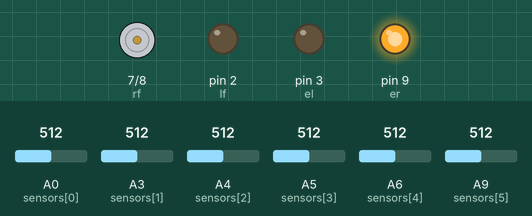
A sketch run on a simulated Arduino Mega 2560, built with avr-gcc and run on an emulated ATmega2560. Parts: motor-driver pin pairs drawn as motors (green arrow = first pin HIGH = forward, orange = second pin HIGH = backward, longer = more drive), output pins drawn as LEDs (lit = HIGH). Inputs (shaded band) come from the test bench; at power-on: A0 (sensors[0]) = 512, A4 (sensors[2]) = 512, A3 (sensors[1]) = 512, A5 (sensors[3]) = 512, A6 (sensors[4]) = 512, A9 (sensors[5]) = 512. What the sketch prints to the serial monitor is not drawn.

Above: at 1.2 s.
1.3 s: A0 (sensors[0]) set to 418
4.3 s: A0 (sensors[0]) set to 394
At 4.8 s:
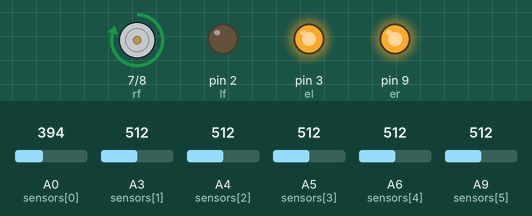
5.8 s: A4 (sensors[2]) set to 306
8.8 s: A0 (sensors[0]) set to 716
At 9.4 s:
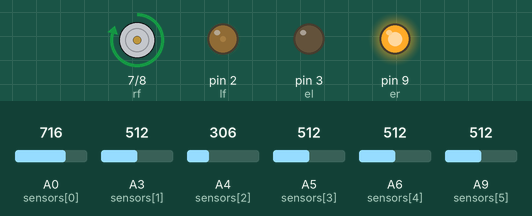
10.3 s: A3 (sensors[1]) set to 418
11.8 s: A3 (sensors[1]) set to 393
At 12.8 s:
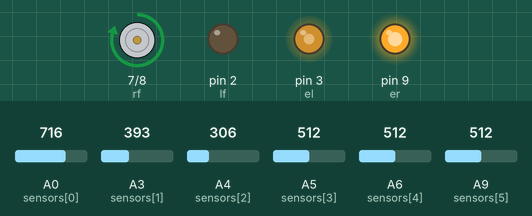
Timing chart, 0 to 14.3 s (numbered marks = the images above; inputs shaded):
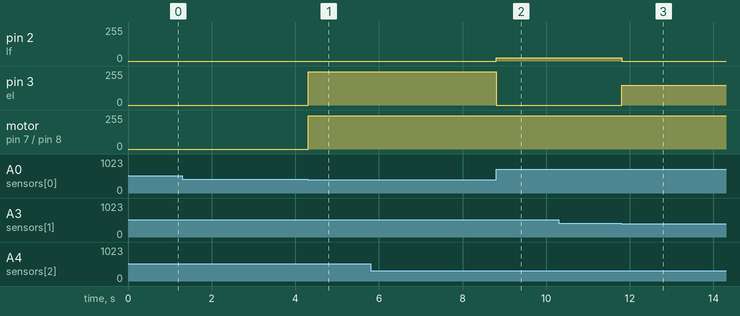

The sketch:

e_pid_line3.ino
```cpp
#define Kp .35 // experiment to determine this, start by something small that just makes your bot follow the line at a slow speed
#define Kd 6 // experiment to determine this, slowly increase the speeds and adjust this value. ( Note: Kp < Kd)
#define rightMaxSpeed 250 // max speed of the robot
#define leftMaxSpeed 250 // max speed of the robot
#define rightBaseSpeed 200 // this is the speed at which the motors should spin when the robot is perfectly on the line
#define leftBaseSpeed 200  // this is the speed at which the motors should spin when the robot is perfectly on the line
#define NUM_SENSORS  6

int path_length=0,i;
int path[100],revpath[100];
int cr=300;
int el=3;
int lf = 2;
int lb = 3;
int er=9;
int rf = 7;
int rb = 8;

 int forwards=0;
int sensors[]={A0, A3, A4, A5,A6,A9};
int sv[NUM_SENSORS],temp[NUM_SENSORS],maxv[NUM_SENSORS],minv[NUM_SENSORS],threshold[NUM_SENSORS];
int sv2[NUM_SENSORS];
unsigned long int sum=0,ts=0,ps=0,ls=0,rs=0,ms=0,ols,ors;

int lastError = 0;
  int position;
  int position2;
    int vleft=0;
    int vstraight=0;
    int vright=0;


void setup() {

Serial.begin(115200);
  pinMode(el, OUTPUT);
  pinMode(er, OUTPUT);
  pinMode(lf, OUTPUT);
  pinMode(lb, OUTPUT);
  pinMode(rf, OUTPUT);
  pinMode(rb, OUTPUT);
  digitalWrite(el, HIGH);
  digitalWrite(er, HIGH);

fixedcal();


}

void loop() {

     followline();
}
```

finder.ino
```cpp
 void rfinder()
 {
  while(1)
  {
    sensorread();
    if ((position!=0)&&(position!=3000))


      return;
      mway2(-250,250);
  }
 }

  void lfinder()
 {
  while(1)
  {
    sensorread();
    if ((position!=0)&&(position!=3000))


      return;
      mway2(250,-250);
  }
 }
```

follow.ino
```cpp
void followline()
{
   lastError = 0;
  while(1)
  {
    sensorread();
        int error = position - 1500;

int  motorSpeed = Kp * error + Kd * (error - lastError);
  lastError = error;

  int rightMotorSpeed = rightBaseSpeed + motorSpeed;
  int leftMotorSpeed = leftBaseSpeed - motorSpeed;


  if (rightMotorSpeed > rightMaxSpeed ) rightMotorSpeed = rightMaxSpeed; // prevent the motor from going beyond max speed
  if (leftMotorSpeed > leftMaxSpeed ) leftMotorSpeed = leftMaxSpeed; // prevent the motor from going beyond max speed
  if (rightMotorSpeed < -rightMaxSpeed) rightMotorSpeed = -rightMaxSpeed; // keep the motor speed positive
  if (leftMotorSpeed < -leftMaxSpeed) leftMotorSpeed = -leftMaxSpeed; // keep the motor speed positive
if ((sv2[5]==1))
  rfinder();
else if((position!=0)&&(position!=3000)&&(sv2[0]==0)&&(sv2[5]==0))//&&((sensorValues2[0]<cr)||(sensorValues2[1]<cr)))
   {
     mway2(leftMotorSpeed,rightMotorSpeed);
   }
else if((sv2[0]==1))
   lfinder();
else if((vright==1))
     rfinder();
else if((vleft==1))
     lfinder();
  else
  mway2(0,0);
//
// //formaze:
//if((sv2[0]==1)||(sv2[5]==1))
//{
//  mway2(0,0);
//  return;
//}
//if((sv2[1]==0)&&(sv2[2]==0)&&(sv2[3]==0)&&(sv2[4]==0))
//{
//  mway2(0,0);
//  return;
//}
//if((sv2[1]==1)&&(sv2[2]==1)&&(sv2[3]==1)&&(sv2[4]==1))
//{
//  mway2(0,0);
//  return;
//}
//   else // if (((position==0)||(position==3000)))
//{
//  if (vleft==1)
//  mway2(-250,250);
//  if (vright==1)
//  mway2(250,-250);
//}

//AcuteAngle:
if((sv2[0]==1)||(sv2[5]==1))//||((position==0)&&(position==3000)))
{
      vleft=0;
    vstraight=0;
    vright=0;
    if(sv2[0]==1)
    vleft=1;
    if(sv2[5]==1)
    vright=1;
}

//// for stop unwanted time
//if((sv2[0]==0)&&(sv2[1]==0)&&(sv2[2]==0)&&(sv2[3]==0)&&(sv2[4]==0)&&(sv2[5]==0))//||((position==0)&&(position==3000)))
//{
//  mway2(0,0);
//  return;
//}
//
//if((sv2[5]==1)&&((position>0)&&(position<3000)))//||((position==0)&&(position==3000)))
//{
//  mway2(0,0);
//  return;
//}
}
//mway2(0,0);
}
```

sensorread.ino
```cpp
int sensorread()
{
   sum=0;
   ls=0;
   rs=0;
  // read the input on analog pin 0:
  for (int i=0;i<NUM_SENSORS;i++){

  sv[i] = analogRead(sensors[i]);
  // print out the value you read:

  if(sv[i]>threshold[i])
    sv2[i]=0;
    else
    sv2[i]=1;
   // Serial.print(sv2[i]);
  Serial.print(sv[i]);
  //Serial.print(threshold[i]);

  Serial.print('\t');
  }


   for (int i=1;i<(NUM_SENSORS-1);i++)
   {
    ls=ls+sv2[i];
    rs=rs+(1000*(i-1)*sv2[i]);
    sum=sum*10+sv2[i];
   }
   if (ls==0)
   {
    if (position>3000)
    position=3000;
    else
    position=0;
   }
   else
   position=rs/ls;
   Serial.print(sum);
    Serial.print('\t');
    Serial.print(position);
   Serial.println();
  delay(1);        // delay in between reads for stability
}
void calibration()
{
  for (int i=0;i<NUM_SENSORS;i++)
{
    maxv[i] = analogRead(sensors[i]);
    minv[i] = analogRead(sensors[i]);
}

mway2(150,-150);   //right
 for (int j=0;j<100;j++)
 {
  for (int i=0;i<NUM_SENSORS;i++)
  {
    temp[i] = analogRead(sensors[i]);
    if(temp[i]>maxv[i])
    maxv[i]=temp[i];
    if(temp[i]<minv[i])
    minv[i]=temp[i];
  }
  delay(3);
 }

mway2(0,0);  //stop
delay(50);
mway2(-150,150);    //left
 for (int j=0;j<200;j++)
 {
  for (int i=0;i<NUM_SENSORS;i++)
  {
    temp[i] = analogRead(sensors[i]);
    if(temp[i]>maxv[i])
    maxv[i]=temp[i];
    if(temp[i]<minv[i])
    minv[i]=temp[i];
  }
  delay(3);
 }
 mway2(0,0);
delay(50);
mway2(150,-150); //right
 for (int j=0;j<100;j++)
 {
  for (int i=0;i<NUM_SENSORS;i++)
  {
    temp[i] = analogRead(sensors[i]);
    if(temp[i]>maxv[i])
    maxv[i]=temp[i];
    if(temp[i]<minv[i])
    minv[i]=temp[i];
  }
  delay(3);
 }
mway2(0,0);
//lfinder();
delay(50);
for(i=0;i<NUM_SENSORS;i++)
{
threshold[i]= minv[i] + (maxv[i]-minv[i])/2;
Serial.print(threshold[i]);
  Serial.print('\t');
}
}


void fixedcal()
{int fixc=400;
for(i=0;i<NUM_SENSORS;i++)
{
  threshold[i]= fixc;

}
}
```

triangle_motor_analog2.ino
```cpp
void mway2(int lspeed,int rspeed )
{
  if (rspeed==0)
  {
        analogWrite(lf, 0);
        analogWrite(lb, 0);
  }
  else if(rspeed>0)
  {
        analogWrite(lf, rspeed);
        analogWrite(lb, 0);
  }
  else if(rspeed<0)
  {
        rspeed=-rspeed;
        analogWrite(lf, 0);
        analogWrite(lb, rspeed);
  }
if (lspeed==0)
  {
        analogWrite(rf, 0);
        analogWrite(rb, 0);
  }
  else if(lspeed>0)
  {
        analogWrite(rf, lspeed);
        analogWrite(rb, 0);
  }
  else if(lspeed<0)
  {
        lspeed=-lspeed;
        analogWrite(rf, 0);
        analogWrite(rb, lspeed);
  }

}
```

Measured:
- the behaviour switches between 401 and 400 on A0 (sensors[0]) (found by bisection; images 0 and 1)
- the behaviour switches between 401 and 400 on A3 (sensors[1]) (found by bisection; images 2 and 3)
- after the input at 4.3 s, pin 3 (el): 0/255 → 250/255 at once; motor on pin 7 (rf) / pin 8 (rb): stopped → forward 250/255 at once
- after the input at 8.8 s, pin 2 (lf): 0/255 → 25/255 at once; pin 3 (el): 250/255 → 0/255 at once
- after the input at 11.8 s, pin 2 (lf): 25/255 → 0/255 at once; pin 3 (el): 0/255 → 150/255 at once
